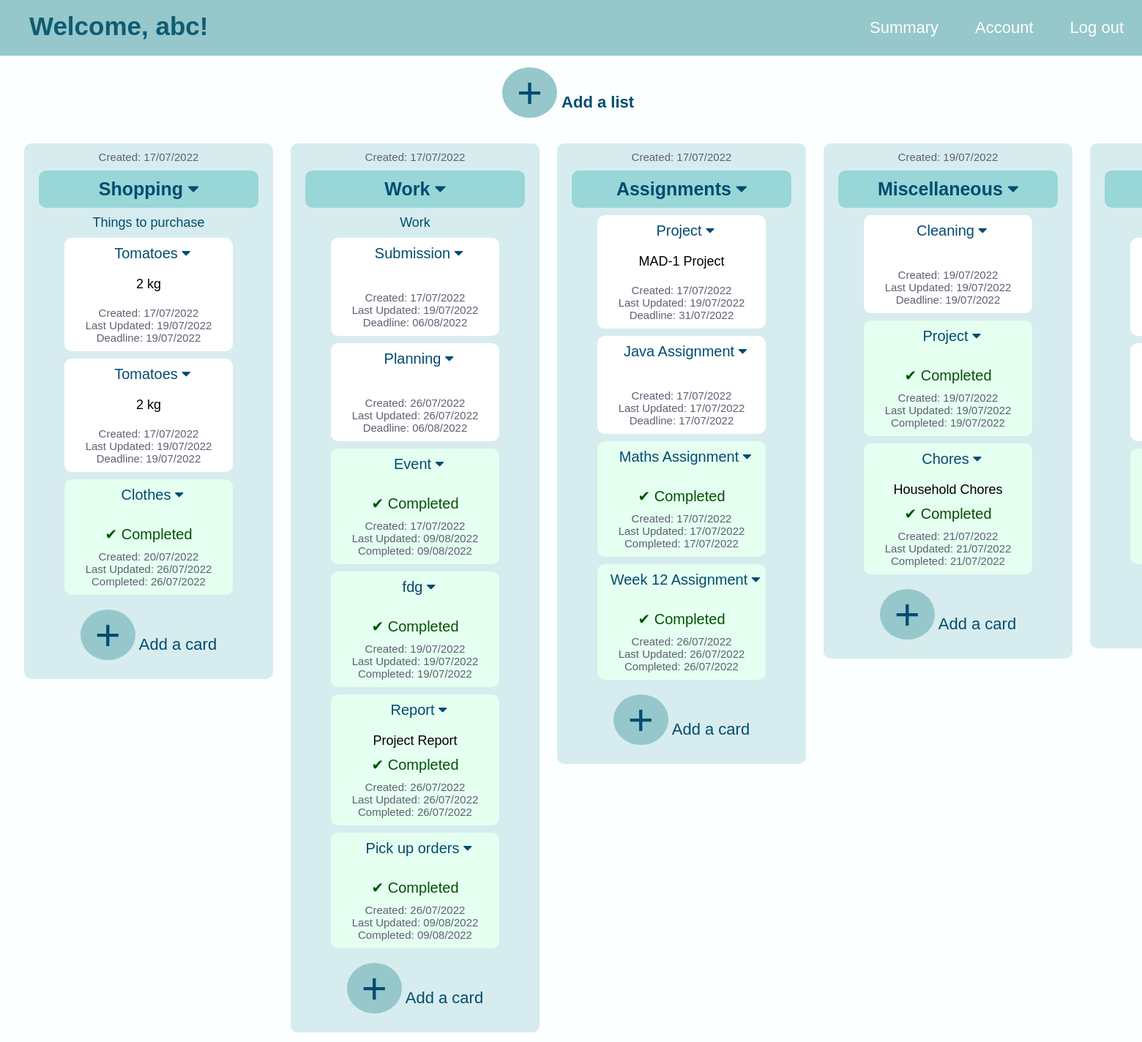
Page /abc on the committed database.
### application/models.py (models this page shows)
class User(db.Model):
    __tablename__ = "User"
    UserID = db.Column(db.Integer, autoincrement=True, primary_key=True)
    Username = db.Column(db.String, unique=True, nullable=False)
    EmailID = db.Column(db.String)
    Password = db.Column(db.String, nullable=False)

class List(db.Model):
    __tablename__ = "List"
    ListID = db.Column(db.Integer, autoincrement=True, primary_key=True)
    UserID = db.Column(db.Integer, db.ForeignKey("User.UserID"), unique=True, nullable=False)
    Name = db.Column(db.String, nullable=False)
    Description = db.Column(db.String)
    Created_time = db.Column(db.String, nullable=False)

class Card(db.Model):
    __tablename__ = "Card"
    CardID = db.Column(db.Integer, autoincrement=True, primary_key=True)
    ListID = db.Column(db.Integer, db.ForeignKey("List.ListID"), unique=True, nullable=False)
    UserID = db.Column(db.Integer, db.ForeignKey("User.UserID"), unique=True, nullable=False)
    Title = db.Column(db.String, nullable=False)
    Content = db.Column(db.String)
    Deadline = db.Column(db.String, nullable=False)
    Complete = db.Column(db.Integer, nullable=False)
    Created_time = db.Column(db.String, nullable=False)
    Last_updated_time = db.Column(db.String, nullable=False)
    Completed_time = db.Column(db.String)

### application/controllers.py (the view)
@app.route("/<username>")
def home(username):
    user = User.query.filter_by(Username=username).first()
    lists = List.query.filter_by(UserID=user.UserID).all()
    if lists==[]:
        return render_template("nolists.html",username = user.Username)
    else:
        c_cards = Card.query.filter_by(UserID=user.UserID, Complete="1")
        d_cards = Card.query.filter_by(UserID=user.UserID, Complete="0")
        return render_template("home.html",username = user.Username, lists = lists, dcards = d_cards, ccards = c_cards)

### templates/home.html (shortened to what this page needs)
<!DOCTYPE html>
    <head>
        <link rel="stylesheet" href="https://cdnjs.cloudflare.com/ajax/libs/font-awesome/4.7.0/css/font-awesome.min.css">
    </head>
    <body>
        <div class="header" style="color:#ffffff">
            <ul>
                <li><a class = "logo" href="{{url_for('home',username=username)}}">Welcome, {{username}}!</a></li>
                <li><a class = "block" href="{{url_for('logout')}}">Log out </a></li>
                <li><a class = "block" href="{{url_for('account',username=username)}}">Account </a></li>
                <li><a class = "block" href="{{url_for('summary',username=username)}}">Summary </a></li>
            </ul>
        </div>
        <div class="info">
            <p>
                <div class="addbtn">
                    <a href="{{url_for('addlist',username=username)}}">+</a> <strong>Add a list   </strong>
                </div>
            </p>
            <table>
                <tr>
                    {% for list in lists %}
                        <td>
                            <div class="list">
                                <div class="date">Created: {{list["Created_time"]}} </div>
                                <div class="listname">
                                    <button class="listbtn">
                                        {{list["Name"]}}
                                        <i class="fa fa-caret-down" aria-hidden="true"></i>
                                    </button>
                                </div>
                                <div class="desc">
                                	{{list['Description']}}
                                </div>
                                <table>
                                    {% for card in dcards %}
                                        {% if card['ListID'] == list['ListID'] %}
                                            <tr >
                                                <div class="card">
                                                    <div class="cardname">
                                                        <div class="cardbtn">
                                                            {{card['Title']}}
                                                            <i class="fa fa-caret-down" aria-hidden="true"></i>
                                                        </div>
                                                    </div>
                                                    <div class="content">
                                                        {{card["Content"]}}
                                                    </div>
                                                    <div class="date">
                                                        Created: {{card['Created_time']}} <br>
                                                        Last Updated: {{card['Last_updated_time']}} <br>
                                                        Deadline: {{card['Deadline']}}
                                                    </div>
                                                </div>
                                            </tr>
                                        {% endif %}
                                    {% endfor %}
                                    {% for card in ccards %}
                                        {% if card['ListID'] == list['ListID'] %}
                                            <tr >
                                                <div class="ccard">
                                                    <div class="cardname">
                                                        <div class="cardbtn">
                                                            {{card['Title']}}
                                                            <i class="fa fa-caret-down" aria-hidden="true"></i>
                                                        </div>
                                                    </div>
                                                    <div class="content">
                                                        {{card["Content"]}}
                                                    </div>
                                                    <div class="complete">
                                                        &#10004; Completed
                                                    </div>
                                                    <div class="date">
                                                        Created: {{card['Created_time']}} <br>
                                                        Last Updated: {{card['Last_updated_time']}} <br>
                                                        Completed: {{card['Completed_time']}}
                                                    </div>
                                                </div>
                                            </tr>
                                        {% endif %}
                                    {% endfor %}
                                </table>
                                <div class="addbtn">
                                    <a href="{{url_for('addcard',username=username, listid = list['ListID'])}}">+</a>
                                    Add a card
                                </div>
                                <br>
                            </div>
                        </td>
                    {% endfor %}
                </tr>
            </table>
        </div>
    </body>
</html>

### templates/home.html (style rules this page uses)
body { background-color: #e7ffff26; font-family: 'Gill Sans', 'Gill Sans MT', Calibri, 'Trebuchet MS', sans-serif; margin-left: 0; margin-bottom: 0; }
.header { overflow: hidden; margin: 0px; background-color: #95c7cb; padding: 0px 0px; position: fixed; top: 0; width: 100%; left:0; }
.header ul { margin: 0; padding: 0; list-style-type: none; }
.header .block { display: block; color: white; text-align: center; padding: 25px 25px; float: right; text-decoration: none; font-size: 22px; }
.header .logo { color: rgb(16, 92, 113); font-weight: bold; text-decoration: none; float: left; font-size: 35px; padding: 16px 40px; }
.info { padding-top: 50px; padding-left: 20px; padding-right: 20px; margin-top: 20px; font-size: 22px; color: #004c70; text-align: center; }
.info .addbtn a { text-decoration: none; background-color: #95c7cb; color: #004c70; padding: 1px 20px; border-radius: 50%; font-size: 60px; }
.info .list { padding-left: 20px; padding-right: 20px; margin: 10px; text-align: center; display: block; background-color: #d7ecee; min-height: 500px; width: 300px; border-radius: 10px; }
.info .list .date { font-size: 15px; color: rgb(94, 97, 113); padding: 10px; }
.info .list .listname { padding: 10px; text-align: center; display:block; border-radius: 10px; background-color: #72caca9c; border: none; font-size: 20px; }
.info .list .listname .listbtn { font-size: 25px; margin: 0; border: none; background-color: #72caca00; font-weight: bold; color:#004c70; font-family: inherit; }
.desc { margin: 10px; font-size: 18px; }
.info .list .card { margin-top: 10px; margin-left: auto; margin-right: auto; margin-bottom: 10px; width: 230px; display: block; background-color: white; border-radius: 10px; }
.info .list .ccard { margin-top: 10px; margin-left: auto; margin-right: auto; margin-bottom: 10px; width: 230px; display: block; background-color: rgb(229, 255, 240); border-radius: 10px; }
.info .list .ccard .complete { font-size: 20px; color: rgb(0, 81, 0); }
.info .list .cardname { padding: 10px; margin-top: 5px; font-family: 'Gill Sans', 'Gill Sans MT', Calibri, 'Trebuchet MS', sans-serif; font-size: 20px; color: #004c70; width: 220px; border-radius: 10px; text-align: center; }
.info .list .content { color: black; font-size: 18px; padding: 10px; }
.info .list .addbtn { margin-top: 10px; }
.info table tr { vertical-align: top; }

### rows in the picture
User: Username "abc"
List: Created_time "17/07/2022", Name "Shopping", Description "Things to purchase"
Card: Title "Tomatoes", Content "2 kg", Created_time "17/07/2022", Last_updated_time "19/07/2022", Deadline "19/07/2022"
Card: Title "Tomatoes", Content "2 kg", Created_time "17/07/2022", Last_updated_time "19/07/2022", Deadline "19/07/2022"
Card: Title "Clothes", Created_time "20/07/2022", Last_updated_time "26/07/2022", Completed_time "26/07/2022"
List: Created_time "17/07/2022", Name "Work", Description "Work"
Card: Title "Submission", Created_time "17/07/2022", Last_updated_time "19/07/2022", Deadline "06/08/2022"
Card: Title "Planning", Created_time "26/07/2022", Last_updated_time "26/07/2022", Deadline "06/08/2022"
Card: Title "Event", Created_time "17/07/2022", Last_updated_time "09/08/2022", Completed_time "09/08/2022"
Card: Title "fdg", Created_time "19/07/2022", Last_updated_time "19/07/2022", Completed_time "19/07/2022"
Card: Title "Report", Content "Project Report", Created_time "26/07/2022", Last_updated_time "26/07/2022", Completed_time "26/07/2022"
Card: Title "Pick up orders", Created_time "26/07/2022", Last_updated_time "09/08/2022", Completed_time "09/08/2022"
List: Created_time "17/07/2022", Name "Assignments"
Card: Title "Project", Content "MAD-1 Project", Created_time "17/07/2022", Last_updated_time "19/07/2022", Deadline "31/07/2022"
Card: Title "Java Assignment", Created_time "17/07/2022", Last_updated_time "17/07/2022", Deadline "17/07/2022"
Card: Title "Maths Assignment", Created_time "17/07/2022", Last_updated_time "17/07/2022", Completed_time "17/07/2022"
Card: Title "Week 12 Assignment", Created_time "26/07/2022", Last_updated_time "26/07/2022", Completed_time "26/07/2022"
List: Created_time "19/07/2022", Name "Miscellaneous"
Card: Title "Cleaning", Created_time "19/07/2022", Last_updated_time "19/07/2022", Deadline "19/07/2022"
Card: Title "Project", Created_time "19/07/2022", Last_updated_time "19/07/2022", Completed_time "19/07/2022"
Card: Title "Chores", Content "Household Chores", Created_time "21/07/2022", Last_updated_time "21/07/2022", Completed_time "21/07/2022"
